Frame 1 (no input): blank canvas, image omitted
Frame 60 (the mouse pressed at the canvas centre just before this capture): blank canvas, image omitted
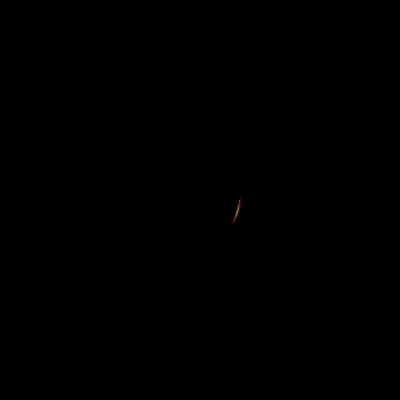
Frame 120 (the mouse held since frame 60 and released just before this capture)

The Processing sketch whose frames 1 and 60 were blank and that drew this single picture after the mouse press (run headless with seeded random() and noise(); from frame 60 on, the mouse is pressed at the canvas centre):

// Processing sketch: processing_99680
// ── processing_99680.pde

float x[] = new float [500];
float y[] = new float [500];
float x1[] = new float [500];
float y1[] = new float [500];
boolean xover = false;
boolean yover = false;
float line[] = new float [500];
int radians = 680;
float [] cos_vals = new float [radians];
float [] sin_vals = new float [radians];
float r = random (20,50);
float angulo=0;
int i=0;
void setup() {
  size(400,400);
  background(0);
  stroke(random(0,255),0,0,200);
  smooth();
}
void draw() {
  if (mouseX <= 400 && mouseY <= 400) {
    xover = true; 
    yover = true;
  }
  if (mousePressed) {
    i++;
    if(i>= 500)
      i =0;
    //line(mouseX, mouseY, r*cos(i), r * sin (i));
    //ecuacion de circulo;
    x1[i] = mouseX + (100* cos(angulo));
    y1[i] = mouseY +(100* sin(angulo));
    angulo=angulo+0.01;

//rotate(PI/3.0);
arc(mouseX, mouseY, 80, 80, 0, angulo, CHORD);
fill(random(0,255),random(0,255),random(0,255),random(0,255));
//ellipse(mouseX, mouseY, x1[i], y1[i]);
   
  } 
  else { 
    background (0);

  }

}
